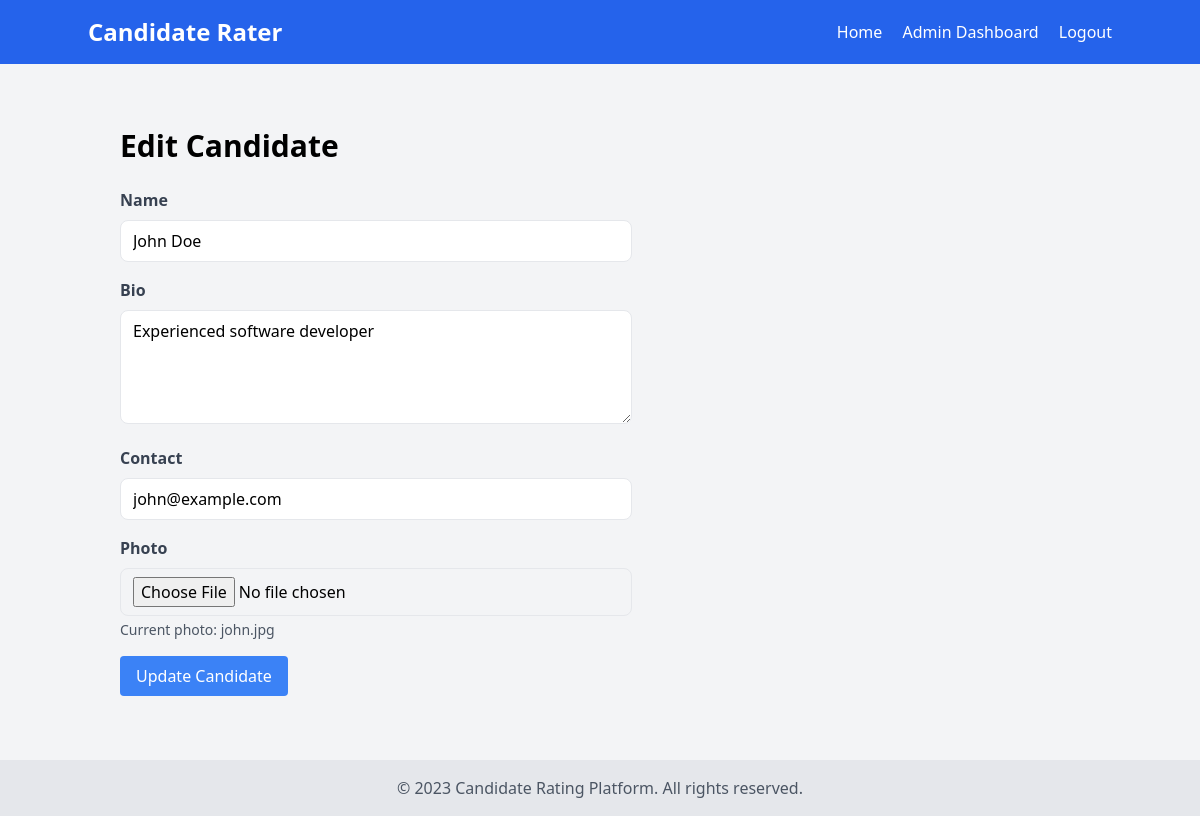
/admin/candidate/edit/1 (signed in), run on an earlier commit of the app's database.
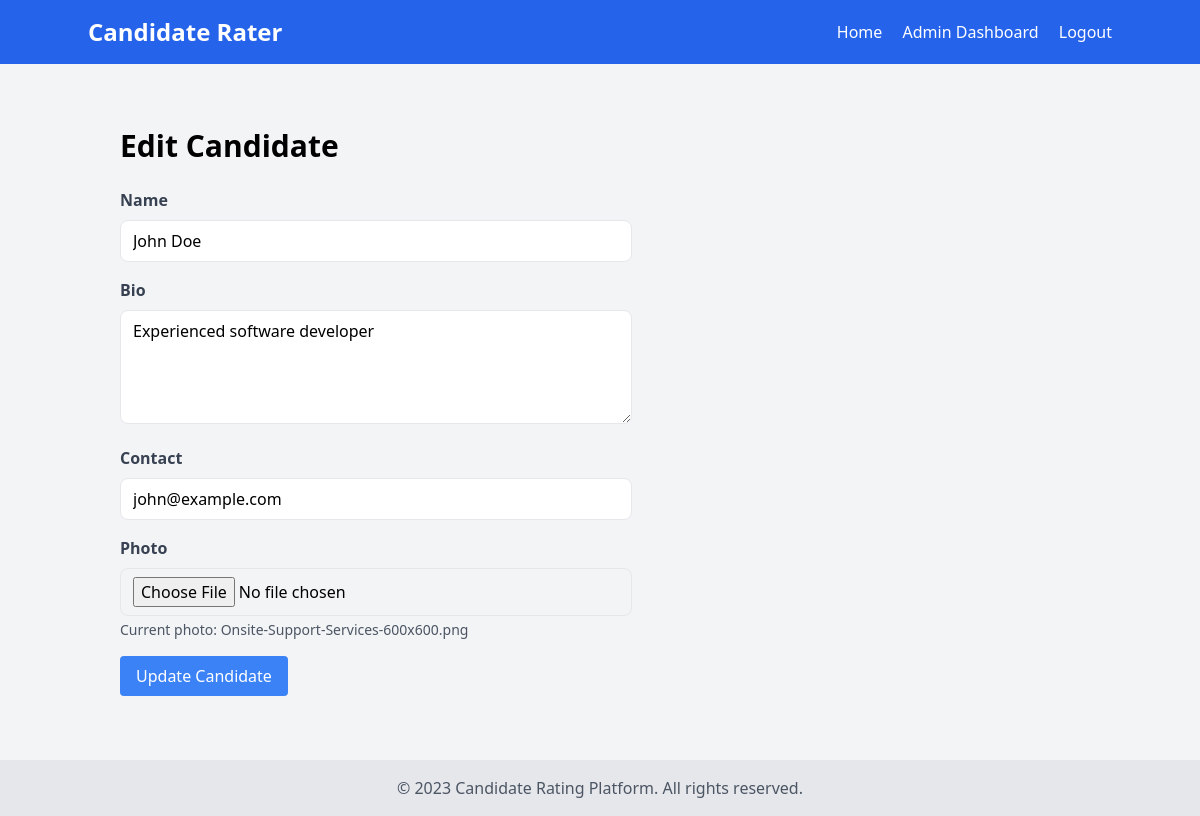
And on a later commit of the database.
### models.py (models this page shows, shortened)
class Candidate(db.Model):
    id = db.Column(db.Integer, primary_key=True)
    name = db.Column(db.String(100), nullable=False)
    bio = db.Column(db.Text, nullable=False)
    contact = db.Column(db.String(100), nullable=False)
    photo = db.Column(db.String(100), nullable=False)
    reviews = db.relationship('Review', backref='candidate', lazy=True)

### main.py (the view, shortened to what this page needs)
@app.route('/admin/candidate/edit/<int:id>', methods=['GET', 'POST'])
@admin_required
def admin_edit_candidate(id):
    candidate = Candidate.query.get_or_404(id)
    return render_template('admin/edit_candidate.html', candidate=candidate)

### main.py (called while the page is built)
def admin_required(f):
    @wraps(f)
    def decorated_function(*args, **kwargs):
        if 'admin_id' not in session:
            flash('Please log in to access this page.', 'error')
            return redirect(url_for('admin_login'))
        return f(*args, **kwargs)
    return decorated_function

### templates/admin/edit_candidate.html
{% extends "base.html" %}
{% block content %}
<div class="container mx-auto px-4 py-8">
    <h1 class="text-3xl font-bold mb-6">Edit Candidate</h1>
    <form action="{{ url_for('admin_edit_candidate', id=candidate.id) }}" method="POST" enctype="multipart/form-data" class="max-w-lg">
        <div class="mb-4">
            <label for="name" class="block text-gray-700 font-bold mb-2">Name</label>
            <input type="text" id="name" name="name" value="{{ candidate.name }}" class="w-full px-3 py-2 border rounded-lg focus:outline-none focus:border-blue-500" required>
        </div>
        <div class="mb-4">
            <label for="bio" class="block text-gray-700 font-bold mb-2">Bio</label>
            <textarea id="bio" name="bio" rows="4" class="w-full px-3 py-2 border rounded-lg focus:outline-none focus:border-blue-500" required>{{ candidate.bio }}</textarea>
        </div>
        <div class="mb-4">
            <label for="contact" class="block text-gray-700 font-bold mb-2">Contact</label>
            <input type="text" id="contact" name="contact" value="{{ candidate.contact }}" class="w-full px-3 py-2 border rounded-lg focus:outline-none focus:border-blue-500" required>
        </div>
        <div class="mb-4">
            <label for="photo" class="block text-gray-700 font-bold mb-2">Photo</label>
            <input type="file" id="photo" name="photo" accept="image/*" class="w-full px-3 py-2 border rounded-lg focus:outline-none focus:border-blue-500">
            <p class="text-sm text-gray-600 mt-1">Current photo: {{ candidate.photo }}</p>
        </div>
        <div>
            <button type="submit" class="bg-blue-500 text-white px-4 py-2 rounded hover:bg-blue-600 focus:outline-none focus:ring-2 focus:ring-blue-500 focus:ring-opacity-50">Update Candidate</button>
        </div>
    </form>
</div>
{% endblock %}

What changed in the data, as far as the page shows it:
changed Candidate "John Doe": photo "john.jpg" → "Onsite-Support-Services-600x600.png"
